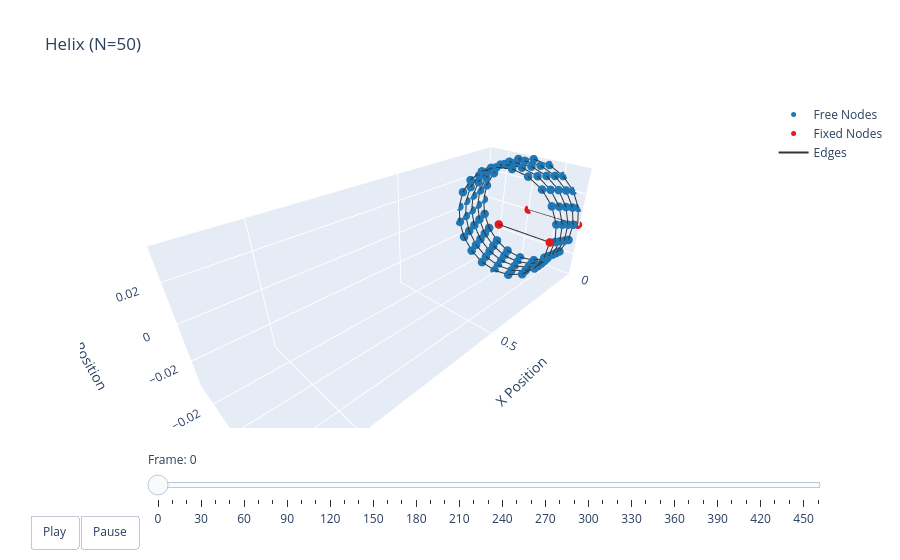

The cell this chart's notebook holds for it:
### Code cell
options = dismech.AnimationOptions(title='Helix (N=50)', plot_step=10)

fig = dismech.get_interactive_animation_plotly(robot, t_arr, qs, options)
fig.show()

### Figure 1 — Plotly figure (JSON) as saved in the notebook; plotly's stock layout.template omitted (floating-point values rounded to 4 significant figures; data arrays with more than 128 entries replaced by an {"elided": "..."} marker saying what was removed)
{"data": [{"marker": {"color": "#1f78b4", "size": 5}, "mode": "markers", "name": "Free Nodes", "type": "scatter3d", "x": [0.00202, 0.00404, 0.006061, 0.008081, 0.0101, 0.01212, 0.01414, 0.01616, 0.01818, 0.0202, 0.02222, 0.02424, 0.02626, 0.02828, 0.0303, 0.03232, 0.03434, 0.03636, 0.03838, 0.0404, 0.04242, 0.04444, 0.04646, 0.04849, 0.05051, 0.05253, 0.05455, 0.05657, 0.05859, 0.06061, 0.06263, 0.06465, 0.06667, 0.06869, 0.07071, 0.07273, 0.07475, 0.07677, 0.07879, 0.08081, 0.08283, 0.08485, 0.08687, 0.08889, 0.09091, 0.09293, 0.09495, 0.09697, 0.09899, 0.101, 0.103, 0.1051, 0.1071, 0.1091, 0.1111, 0.1131, 0.1152, 0.1172, 0.1192, 0.1212, 0.1232, 0.1253, 0.1273, 0.1293, 0.1313, 0.1333, 0.1354, 0.1374, 0.1394, 0.1414, 0.1434, 0.1455, 0.1475, 0.1495, 0.1515, 0.1535, 0.1556, 0.1576, 0.1596, 0.1616, 0.1636, 0.1657, 0.1677, 0.1697, 0.1717, 0.1737, 0.1758, 0.1778, 0.1798, 0.1818, 0.1838, 0.1859, 0.1879, 0.1899, 0.1919, 0.1939, 0.196, 0.198], "y": [0.0323, 0.02738, 0.01972, 0.01009, -0.000539, -0.01112, -0.02059, -0.028, -0.03262, -0.03398, -0.03195, -0.02673, -0.01883, -0.00906, 0.001618, 0.01213, 0.02144, 0.0286, 0.03291, 0.03393, 0.03157, 0.02605, 0.01793, 0.008016, -0.002694, -0.01314, -0.02227, -0.02917, -0.03317, -0.03385, -0.03115, -0.02534, -0.017, -0.006963, 0.003768, 0.01412, 0.02307, 0.02971, 0.03339, 0.03373, 0.0307, 0.02461, 0.01606, 0.005904, -0.004839, -0.0151, -0.02385, -0.03022, -0.03357, -0.03357, -0.03022, -0.02385, -0.0151, -0.004839, 0.005904, 0.01606, 0.02461, 0.0307, 0.03373, 0.03339, 0.02971, 0.02307, 0.01412, 0.003768, -0.006963, -0.017, -0.02534, -0.03115, -0.03385, -0.03317, -0.02917, -0.02227, -0.01314, -0.002694, 0.008016, 0.01793, 0.02605, 0.03157, 0.03393, 0.03291, 0.0286, 0.02144, 0.01213, 0.001618, -0.00906, -0.01883, -0.02673, -0.03195, -0.03398, -0.03262, -0.028, -0.02059, -0.01112, -0.000539, 0.01009, 0.01972, 0.02738, 0.0323], "z": [0.01061, 0.02016, 0.0277, 0.03247, 0.034, 0.03213, 0.02706, 0.01928, 0.009579, -0.001079, -0.01163, -0.02102, -0.02831, -0.03277, -0.03396, -0.03176, -0.02639, -0.01838, -0.008539, 0.002156, 0.01264, 0.02185, 0.02889, 0.03304, 0.03389, 0.03136, 0.02569, 0.01747, 0.007491, -0.003232, -0.01363, -0.02267, -0.02944, -0.03328, -0.03379, -0.03093, -0.02498, -0.01653, -0.006435, 0.004304, 0.01461, 0.02346, 0.02997, 0.03348, 0.03365, 0.03046, 0.02423, 0.01558, 0.005372, -0.005372, -0.01558, -0.02423, -0.03046, -0.03365, -0.03348, -0.02997, -0.02346, -0.01461, -0.004304, 0.006435, 0.01653, 0.02498, 0.03093, 0.03379, 0.03328, 0.02944, 0.02267, 0.01363, 0.003232, -0.007491, -0.01747, -0.02569, -0.03136, -0.03389, -0.03304, -0.02889, -0.02185, -0.01264, -0.002156, 0.008539, 0.01838, 0.02639, 0.03176, 0.03396, 0.03277, 0.02831, 0.02102, 0.01163, 0.001079, -0.009579, -0.01928, -0.02706, -0.03213, -0.034, -0.03247, -0.0277, -0.02016, -0.01061]}, {"marker": {"color": "#e31a1c", "size": 5}, "mode": "markers", "name": "Fixed Nodes", "type": "scatter3d", "x": [0.0, 0.0, 0.2, 0.2], "y": [0.0, 0.034, 0.034, 0.0], "z": [0.0, 0.0, -0.0, 0.0]}, {"line": {"color": "#333333", "width": 2}, "mode": "lines", "name": "Edges", "type": "scatter3d", "x": {"elided": "303 float values"}, "y": {"elided": "303 float values"}, "z": {"elided": "303 float values"}}, {"color": "rgba(166, 206, 227, 0.7)", "i": [], "j": [], "k": [], "name": "Faces", "opacity": 0.7, "showscale": false, "type": "mesh3d", "x": [0.0, 0.0, 0.00202, 0.00404, 0.006061, 0.008081, 0.0101, 0.01212, 0.01414, 0.01616, 0.01818, 0.0202, 0.02222, 0.02424, 0.02626, 0.02828, 0.0303, 0.03232, 0.03434, 0.03636, 0.03838, 0.0404, 0.04242, 0.04444, 0.04646, 0.04849, 0.05051, 0.05253, 0.05455, 0.05657, 0.05859, 0.06061, 0.06263, 0.06465, 0.06667, 0.06869, 0.07071, 0.07273, 0.07475, 0.07677, 0.07879, 0.08081, 0.08283, 0.08485, 0.08687, 0.08889, 0.09091, 0.09293, 0.09495, 0.09697, 0.09899, 0.101, 0.103, 0.1051, 0.1071, 0.1091, 0.1111, 0.1131, 0.1152, 0.1172, 0.1192, 0.1212, 0.1232, 0.1253, 0.1273, 0.1293, 0.1313, 0.1333, 0.1354, 0.1374, 0.1394, 0.1414, 0.1434, 0.1455, 0.1475, 0.1495, 0.1515, 0.1535, 0.1556, 0.1576, 0.1596, 0.1616, 0.1636, 0.1657, 0.1677, 0.1697, 0.1717, 0.1737, 0.1758, 0.1778, 0.1798, 0.1818, 0.1838, 0.1859, 0.1879, 0.1899, 0.1919, 0.1939, 0.196, 0.198, 0.2, 0.2], "y": [0.0, 0.034, 0.0323, 0.02738, 0.01972, 0.01009, -0.000539, -0.01112, -0.02059, -0.028, -0.03262, -0.03398, -0.03195, -0.02673, -0.01883, -0.00906, 0.001618, 0.01213, 0.02144, 0.0286, 0.03291, 0.03393, 0.03157, 0.02605, 0.01793, 0.008016, -0.002694, -0.01314, -0.02227, -0.02917, -0.03317, -0.03385, -0.03115, -0.02534, -0.017, -0.006963, 0.003768, 0.01412, 0.02307, 0.02971, 0.03339, 0.03373, 0.0307, 0.02461, 0.01606, 0.005904, -0.004839, -0.0151, -0.02385, -0.03022, -0.03357, -0.03357, -0.03022, -0.02385, -0.0151, -0.004839, 0.005904, 0.01606, 0.02461, 0.0307, 0.03373, 0.03339, 0.02971, 0.02307, 0.01412, 0.003768, -0.006963, -0.017, -0.02534, -0.03115, -0.03385, -0.03317, -0.02917, -0.02227, -0.01314, -0.002694, 0.008016, 0.01793, 0.02605, 0.03157, 0.03393, 0.03291, 0.0286, 0.02144, 0.01213, 0.001618, -0.00906, -0.01883, -0.02673, -0.03195, -0.03398, -0.03262, -0.028, -0.02059, -0.01112, -0.000539, 0.01009, 0.01972, 0.02738, 0.0323, 0.034, 0.0], "z": [0.0, 0.0, 0.01061, 0.02016, 0.0277, 0.03247, 0.034, 0.03213, 0.02706, 0.01928, 0.009579, -0.001079, -0.01163, -0.02102, -0.02831, -0.03277, -0.03396, -0.03176, -0.02639, -0.01838, -0.008539, 0.002156, 0.01264, 0.02185, 0.02889, 0.03304, 0.03389, 0.03136, 0.02569, 0.01747, 0.007491, -0.003232, -0.01363, -0.02267, -0.02944, -0.03328, -0.03379, -0.03093, -0.02498, -0.01653, -0.006435, 0.004304, 0.01461, 0.02346, 0.02997, 0.03348, 0.03365, 0.03046, 0.02423, 0.01558, 0.005372, -0.005372, -0.01558, -0.02423, -0.03046, -0.03365, -0.03348, -0.02997, -0.02346, -0.01461, -0.004304, 0.006435, 0.01653, 0.02498, 0.03093, 0.03379, 0.03328, 0.02944, 0.02267, 0.01363, 0.003232, -0.007491, -0.01747, -0.02569, -0.03136, -0.03389, -0.03304, -0.02889, -0.02185, -0.01264, -0.002156, 0.008539, 0.01838, 0.02639, 0.03176, 0.03396, 0.03277, 0.02831, 0.02102, 0.01163, 0.001079, -0.009579, -0.01928, -0.02706, -0.03213, -0.034, -0.03247, -0.0277, -0.02016, -0.01061, -0.0, 0.0]}], "layout": {"scene": {"camera": {"eye": {"x": 1.225, "y": 1.225, "z": 1.0}}, "xaxis": {"range": [0, 1.209], "title": {"text": "X Position"}}, "yaxis": {"range": [-0.03398, 0.03502], "title": {"text": "Y Position"}}, "zaxis": {"range": [-0.03492, 0.0354], "title": {"text": "Z Position"}}}, "sliders": [{"currentvalue": {"prefix": "Frame: "}, "steps": [{"args": [["0"], {"frame": {"duration": 50, "redraw": true}, "mode": "immediate"}], "label": "0", "method": "animate"}, {"args": [["1"], {"frame": {"duration": 50, "redraw": true}, "mode": "immediate"}], "label": "10", "method": "animate"}, {"args": [["2"], {"frame": {"duration": 50, "redraw": true}, "mode": "immediate"}], "label": "20", "method": "animate"}, {"args": [["3"], {"frame": {"duration": 50, "redraw": true}, "mode": "immediate"}], "label": "30", "method": "animate"}, {"args": [["4"], {"frame": {"duration": 50, "redraw": true}, "mode": "immediate"}], "label": "40", "method": "animate"}, {"args": [["5"], {"frame": {"duration": 50, "redraw": true}, "mode": "immediate"}], "label": "50", "method": "animate"}, {"args": [["6"], {"frame": {"duration": 50, "redraw": true}, "mode": "immediate"}], "label": "60", "method": "animate"}, {"args": [["7"], {"frame": {"duration": 50, "redraw": true}, "mode": "immediate"}], "label": "70", "method": "animate"}, {"args": [["8"], {"frame": {"duration": 50, "redraw": true}, "mode": "immediate"}], "label": "80", "method": "animate"}, {"args": [["9"], {"frame": {"duration": 50, "redraw": true}, "mode": "immediate"}], "label": "90", "method": "animate"}, {"args": [["10"], {"frame": {"duration": 50, "redraw": true}, "mode": "immediate"}], "label": "100", "method": "animate"}, {"args": [["11"], {"frame": {"duration": 50, "redraw": true}, "mode": "immediate"}], "label": "110", "method": "animate"}, {"args": [["12"], {"frame": {"duration": 50, "redraw": true}, "mode": "immediate"}], "label": "120", "method": "animate"}, {"args": [["13"], {"frame": {"duration": 50, "redraw": true}, "mode": "immediate"}], "label": "130", "method": "animate"}, {"args": [["14"], {"frame": {"duration": 50, "redraw": true}, "mode": "immediate"}], "label": "140", "method": "animate"}, {"args": [["15"], {"frame": {"duration": 50, "redraw": true}, "mode": "immediate"}], "label": "150", "method": "animate"}, {"args": [["16"], {"frame": {"duration": 50, "redraw": true}, "mode": "immediate"}], "label": "160", "method": "animate"}, {"args": [["17"], {"frame": {"duration": 50, "redraw": true}, "mode": "immediate"}], "label": "170", "method": "animate"}, {"args": [["18"], {"frame": {"duration": 50, "redraw": true}, "mode": "immediate"}], "label": "180", "method": "animate"}, {"args": [["19"], {"frame": {"duration": 50, "redraw": true}, "mode": "immediate"}], "label": "190", "method": "animate"}, {"args": [["20"], {"frame": {"duration": 50, "redraw": true}, "mode": "immediate"}], "label": "200", "method": "animate"}, {"args": [["21"], {"frame": {"duration": 50, "redraw": true}, "mode": "immediate"}], "label": "210", "method": "animate"}, {"args": [["22"], {"frame": {"duration": 50, "redraw": true}, "mode": "immediate"}], "label": "220", "method": "animate"}, {"args": [["23"], {"frame": {"duration": 50, "redraw": true}, "mode": "immediate"}], "label": "230", "method": "animate"}, {"args": [["24"], {"frame": {"duration": 50, "redraw": true}, "mode": "immediate"}], "label": "240", "method": "animate"}, {"args": [["25"], {"frame": {"duration": 50, "redraw": true}, "mode": "immediate"}], "label": "250", "method": "animate"}, {"args": [["26"], {"frame": {"duration": 50, "redraw": true}, "mode": "immediate"}], "label": "260", "method": "animate"}, {"args": [["27"], {"frame": {"duration": 50, "redraw": true}, "mode": "immediate"}], "label": "270", "method": "animate"}, {"args": [["28"], {"frame": {"duration": 50, "redraw": true}, "mode": "immediate"}], "label": "280", "method": "animate"}, {"args": [["29"], {"frame": {"duration": 50, "redraw": true}, "mode": "immediate"}], "label": "290", "method": "animate"}, {"args": [["30"], {"frame": {"duration": 50, "redraw": true}, "mode": "immediate"}], "label": "300", "method": "animate"}, {"args": [["31"], {"frame": {"duration": 50, "redraw": true}, "mode": "immediate"}], "label": "310", "method": "animate"}, {"args": [["32"], {"frame": {"duration": 50, "redraw": true}, "mode": "immediate"}], "label": "320", "method": "animate"}, {"args": [["33"], {"frame": {"duration": 50, "redraw": true}, "mode": "immediate"}], "label": "330", "method": "animate"}, {"args": [["34"], {"frame": {"duration": 50, "redraw": true}, "mode": "immediate"}], "label": "340", "method": "animate"}, {"args": [["35"], {"frame": {"duration": 50, "redraw": true}, "mode": "immediate"}], "label": "350", "method": "animate"}, {"args": [["36"], {"frame": {"duration": 50, "redraw": true}, "mode": "immediate"}], "label": "360", "method": "animate"}, {"args": [["37"], {"frame": {"duration": 50, "redraw": true}, "mode": "immediate"}], "label": "370", "method": "animate"}, {"args": [["38"], {"frame": {"duration": 50, "redraw": true}, "mode": "immediate"}], "label": "380", "method": "animate"}, {"args": [["39"], {"frame": {"duration": 50, "redraw": true}, "mode": "immediate"}], "label": "390", "method": "animate"}, {"args": [["40"], {"frame": {"duration": 50, "redraw": true}, "mode": "immediate"}], "label": "400", "method": "animate"}, {"args": [["41"], {"frame": {"duration": 50, "redraw": true}, "mode": "immediate"}], "label": "410", "method": "animate"}, {"args": [["42"], {"frame": {"duration": 50, "redraw": true}, "mode": "immediate"}], "label": "420", "method": "animate"}, {"args": [["43"], {"frame": {"duration": 50, "redraw": true}, "mode": "immediate"}], "label": "430", "method": "animate"}, {"args": [["44"], {"frame": {"duration": 50, "redraw": true}, "mode": "immediate"}], "label": "440", "method": "animate"}, {"args": [["45"], {"frame": {"duration": 50, "redraw": true}, "mode": "immediate"}], "label": "450", "method": "animate"}, {"args": [["46"], {"frame": {"duration": 50, "redraw": true}, "mode": "immediate"}], "label": "451", "method": "animate"}], "transition": {"duration": 0}, "x": 0.1, "y": 0}], "title": {"text": "Helix (N=50)"}, "updatemenus": [{"buttons": [{"args": [null, {"frame": {"duration": 50, "redraw": true}, "fromcurrent": true}], "label": "Play", "method": "animate"}, {"args": [[null], {"frame": {"duration": 0, "redraw": true}, "mode": "immediate"}], "label": "Pause", "method": "animate"}], "direction": "left", "pad": {"r": 10, "t": 87}, "showactive": false, "type": "buttons", "x": 0.1, "xanchor": "right", "y": 0, "yanchor": "top"}]}}
